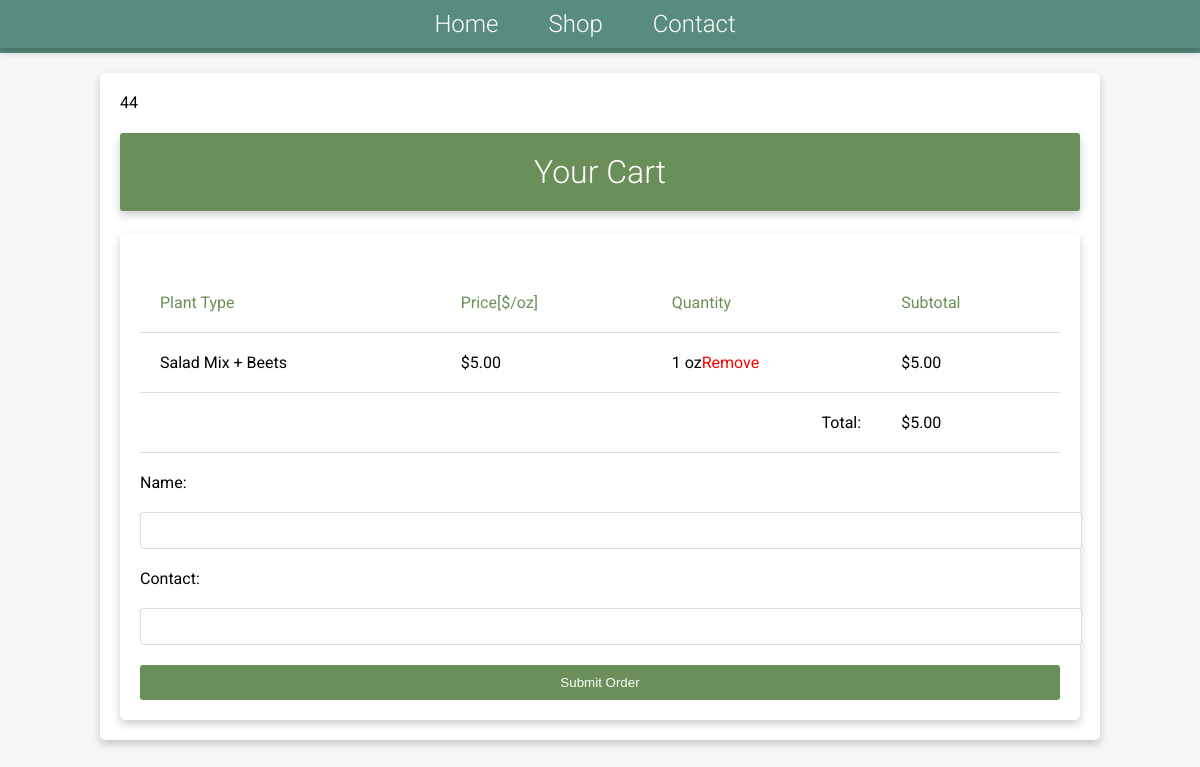
The app's page /cart/ (signed in) with its own data.
### cart/models.py (models this page shows, shortened)
class CartItem(models.Model):
    product = models.ForeignKey(Product, on_delete=models.CASCADE)
    quantity = models.PositiveIntegerField(default=1)
    user = models.ForeignKey(User, on_delete=models.CASCADE)

### shop/models.py (models this page shows, shortened)
class Product(models.Model):
    plant_type = models.CharField(max_length=100)
    price = models.DecimalField(max_digits=5, decimal_places=2)
    quantity = models.PositiveSmallIntegerField()

### cart/views.py (the view)
# urls.py: path('cart/', cart, name='cart'),
def cart(request):
    cart_items = CartItem.objects.filter(user=request.user)
    total_price = sum(item.product.price * item.quantity for item in cart_items)
    context = {
        'cart_items': cart_items,
        'total_price': total_price,
    }
    return render(request, 'cart/templates/cart.html', context)

### cart/templatetags/custom_filters.py (called while the page is built)
@register.filter
def to_float(value):
    return float(value)

@register.filter(name='mul')
def mul(value, arg):
    return value * arg

### cart/templates/cart.html (shortened to what this page needs)
{% extends 'cartbase.html' %}
{% load static %}
{% block content %}
{% load custom_filters %}
44
<h1>Your Cart</h1>
<div class="container">
  <form action="{% url 'submit_order' %}" method="post">
    <table>
      <thead>
        <tr>
          <th>Plant Type</th>
          <th>Price[$/oz]</th>
          <th>Quantity</th>
          <th>Subtotal</th>
        </tr>
      </thead>
      <tbody>
        {% for item in cart_items %}
          {% with quantity_float=item.quantity|to_float price_float=item.product.price|to_float %}
          {% with subtotal=quantity_float|mul:price_float %}
          <tr>
            <td>{{ item.product.plant_type }}</td>
            <td>${{ item.product.price }}</td>
            <td>{{ item.quantity }} oz<span class="cart-item-remove"><span class="remove-item" data-itemid="{{ item.id }}">Remove</span></span></td>
            <td>${{ subtotal|floatformat:2 }}</td>
          </tr>
          {% endwith %}
          {% endwith %}
        {% endfor %}
      </tbody>
      <tfoot>
        <tr>
          <td colspan="3" style="text-align: right;">Total:</td>
          <td>${{ total_price }}</td>
        </tr>
      </tfoot>
    </table>
    <label for="name">Name:</label>
    <input type="text" name="name" required>
    <label for="contact">Contact:</label>
    <input type="text" name="contact" required>
    <button type="submit" name="submit-order" id="submit-order-btn">Submit Order</button>
  </form>
</div>
{% endblock %}

### cart/templates/cartbase.html (style rules this page uses)
body { font-family: 'Roboto', sans-serif; background-color: #f4f6f7; margin: 0; }

### cart/templates/cart.html (style rules this page uses)
body { background-color: #f4f6f7; font-family: 'Roboto', sans-serif; }
h1 { padding: 20px; background-color: #6b8f58; color: white; text-align: center; font-weight: 300; border-radius: 3px; box-shadow: 0 4px 8px 0 rgba(0, 0, 0, 0.2); }
.container { max-width: 960px; margin: auto; padding: 20px; border-radius: 5px; background: white; box-shadow: 0 4px 8px 0 rgba(0, 0, 0, 0.2); }
table { width: 100%; border-collapse: collapse; text-align: left; margin-top: 20px; }
th, td { padding: 20px; text-align: left; border-bottom: 1px solid #ddd; }
th { color: #6b8f58; font-weight: 400; }
button[name="submit-order"] { display: block; width: 100%; padding: 10px; margin-top: 20px; background-color: #6b8f58; color: white; border: none; border-radius: 3px; cursor: pointer; transition: background-color 0.3s ease; }
.cart-item-remove { color: red; cursor: pointer; }
label, input { display: block; margin-top: 20px; }
input { padding: 10px; width: 100%; border-radius: 3px; border: 1px solid #ddd; }

### records on screen
CartItem: product.plant_type "Salad Mix + Beets", product.price "5.00", quantity "1", subtotal "5.00"

### other values on screen
{{ total_price }} "5.00"
